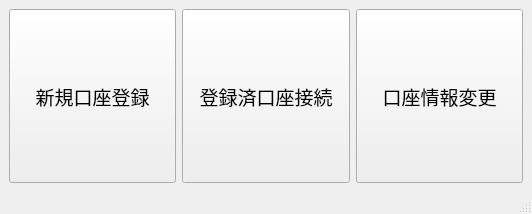
<?xml version="1.0" encoding="UTF-8"?>
<ui version="4.0">
 <class>MainWindow</class>
 <widget class="QMainWindow" name="MainWindow">
  <property name="geometry">
   <rect>
    <x>0</x>
    <y>0</y>
    <width>532</width>
    <height>214</height>
   </rect>
  </property>
  <property name="windowTitle">
   <string>AQS AdminSystem</string>
  </property>
  <widget class="QWidget" name="centralwidget">
   <property name="layoutDirection">
    <enum>Qt::LeftToRight</enum>
   </property>
   <layout class="QHBoxLayout" name="horizontalLayout">
    <item>
     <widget class="QPushButton" name="newbtn">
      <property name="sizePolicy">
       <sizepolicy hsizetype="Expanding" vsizetype="Expanding">
        <horstretch>0</horstretch>
        <verstretch>0</verstretch>
       </sizepolicy>
      </property>
      <property name="font">
       <font>
        <family>游明朝 Light</family>
        <pointsize>14</pointsize>
       </font>
      </property>
      <property name="text">
       <string>新規口座登録</string>
      </property>
     </widget>
    </item>
    <item>
     <widget class="QPushButton" name="loginbtn">
      <property name="sizePolicy">
       <sizepolicy hsizetype="Expanding" vsizetype="Expanding">
        <horstretch>0</horstretch>
        <verstretch>0</verstretch>
       </sizepolicy>
      </property>
      <property name="font">
       <font>
        <family>游明朝 Light</family>
        <pointsize>14</pointsize>
       </font>
      </property>
      <property name="text">
       <string>登録済口座接続</string>
      </property>
     </widget>
    </item>
    <item>
     <widget class="QPushButton" name="changebtn">
      <property name="sizePolicy">
       <sizepolicy hsizetype="Expanding" vsizetype="Expanding">
        <horstretch>0</horstretch>
        <verstretch>0</verstretch>
       </sizepolicy>
      </property>
      <property name="font">
       <font>
        <family>游明朝 Light</family>
        <pointsize>14</pointsize>
       </font>
      </property>
      <property name="text">
       <string>口座情報変更</string>
      </property>
     </widget>
    </item>
   </layout>
  </widget>
  <widget class="QMenuBar" name="menubar">
   <property name="geometry">
    <rect>
     <x>0</x>
     <y>0</y>
     <width>532</width>
     <height>22</height>
    </rect>
   </property>
  </widget>
  <widget class="QStatusBar" name="statusbar"/>
 </widget>
 <resources/>
 <connections/>
</ui>
